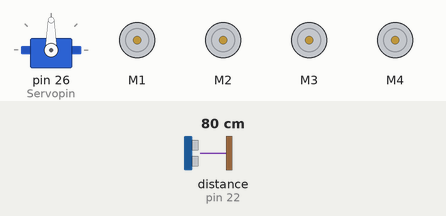
Bench run of a sketch on a simulated Arduino Mega 2560, built with avr-gcc and run on an emulated ATmega2560. Parts: servo, 4 × DC motor (green arrow = forward, orange = backward, longer = faster). Wiring (inferred from the names in the program): ultrasonic range finder: trigger pin 24; echo pin 22. Inputs (shaded band) come from the test bench; at power-on: distance to the obstacle (sensor on pin 22) 80 cm. The echo pulse lasts 58.3 µs per cm.

Above: at 0.05 s.
At 1.55 s:
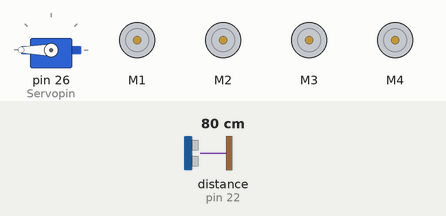
At 3.1 s:
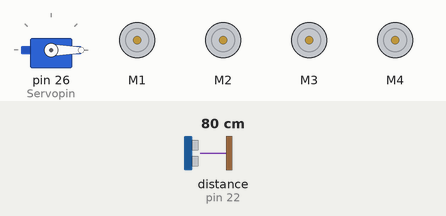
At 6.2 s:
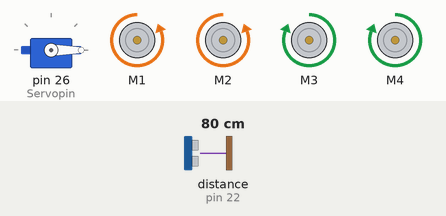
Timing chart, 0 to 8.1 s (numbered marks = the images above):
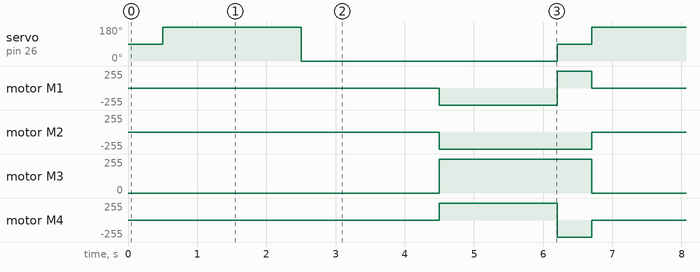

Measured:
- by itself, servo on pin 26 (Servopin): repeats every 6.2 s: 0° 3.7 s, 90° 0.50 s, 180° 2.0 s
- by itself, motor M1: repeats every 6.2 s: forward 255/255 0.50 s, stopped 4.0 s, backward 255/255 1.7 s
- by itself, motor M2: alternates backward 255/255 for 2.2 s and stopped for 4.0 s
- by itself, motor M3: alternates forward 255/255 for 2.2 s and stopped for 4.0 s
- by itself, motor M4: repeats every 6.2 s: backward 255/255 0.50 s, stopped 4.0 s, forward 255/255 1.7 s

The sketch:

motor_test_run.ino
```cpp
#include <AFMotor.h>
#include <Servo.h>

AF_DCMotor motor1(1);
AF_DCMotor motor2(2);
AF_DCMotor motor3(3);
AF_DCMotor motor4(4);

int trigPin = 24;
int echoPin = 22;

float distance;
float distanceToTarget;
float timeOut = 2 * (150 + 10) / 100 / 340 * 1000000;

float velocity = 0.56;
float left_ang_velocity = 211.5;
float right_ang_velocity = 205.5;
int sdt1 = 500;
int sdt2 = 1000;

bool obstacle = false;
float Dist_To_Obstacle;


Servo myServo;
int Servopin = 26;

void setup() {

  Serial.begin(9600);

  pinMode(trigPin, OUTPUT);
  pinMode(echoPin, INPUT);

  pinMode(Servopin, OUTPUT);
  myServo.attach(Servopin);

  motor1.setSpeed(255);
  motor2.setSpeed(255);
  motor3.setSpeed(255);
  motor4.setSpeed(255);
  motor1.run(RELEASE);
  motor2.run(RELEASE);
  motor3.run(RELEASE);
  motor4.run(RELEASE);
}

void loop() {
  myServo.write(90);
  delay(500);
  float left_dist, right_dist;

  Dist_To_Obstacle = Distance();
  while (Dist_To_Obstacle > 8) {
    forward2();
    Dist_To_Obstacle = Distance();
  }

  if (Dist_To_Obstacle <= 8) {

    Stop_1();

    myServo.write(180);
    left_dist = Distance();
    delay(2000);

    myServo.write(0);
    right_dist = Distance();
    delay(2000);

    if (left_dist <= 8 && right_dist > 8) {
      right1(90);
      forward2();
    }
    else if (right_dist <= 8 && left_dist > 8) {
      left1(90);
      forward2();
    }
    else if (right_dist <= 8 && left_dist <= 8) {
      left1(360);
      forward2();
    }
  }
}

/*void forward(float dist, float wv, int dt2) {

  float v;
  float Travel_Time;
  float Motor_Stop_Time = 0;
  bool obstacle = false;
  float Dist_To_Obstacle;
  //float Motor_Start_Time = millis();

  motor1.run(FORWARD);
  motor2.run(BACKWARD);
  motor3.run(FORWARD);
  motor4.run(BACKWARD);

  v = 0.3277 * wv - 2.77;
  Travel_Time = dist / v * 1000;

  float Motor_On_Time = millis() - Motor_Start_Time - Motor_Stop_Time;

  while (Motor_On_Time <= Travel_Time) {

    Motor_On_Time = millis() - Motor_Start_Time - Motor_Stop_Time;
    Dist_To_Obstacle = Distance();
    float initial_time = millis();

    while (Dist_To_Obstacle <= 8) {

      Stop_1();
      Dist_To_Obstacle = Distance();
      obstacle = true;

    }

    float final_time = millis();

    if (obstacle == true) {

      Motor_Stop_Time = Motor_Stop_Time + (final_time - initial_time);
      obstacle = false;

      motor1.run(BACKWARD);
      motor2.run(FORWARD);
      motor3.run(BACKWARD);
      motor4.run(FORWARD);

    }
  }

  Stop_1(); * /
  }*/

void forward1(float dist) {
  motor1.run(FORWARD);
  motor2.run(BACKWARD);
  motor3.run(FORWARD);
  motor4.run(BACKWARD);

  float dt = (dist / velocity) * 1000;

  delay(dt);
  Stop_1();
}

void backward1(float dist) {
  motor1.run(BACKWARD);
  motor2.run(FORWARD);
  motor3.run(BACKWARD);
  motor4.run(FORWARD);

  float dt = (dist / velocity) * 1000;

  delay(dt);
  Stop_1();
}

void right1(float angle) {
  motor1.run(FORWARD);
  motor2.run(FORWARD);
  motor3.run(BACKWARD);
  motor4.run(BACKWARD);

  float dt = (angle / right_ang_velocity) * 1000;

  delay(dt);
  Stop_1();
}

void left1(float angle) {
  motor1.run(BACKWARD);
  motor2.run(BACKWARD);
  motor3.run(FORWARD);
  motor4.run(FORWARD);

  float dt = (angle / left_ang_velocity) * 1000;

  delay(dt);
  Stop_1();
}

void forward2() {
  motor1.run(FORWARD);
  motor2.run(BACKWARD);
  motor3.run(FORWARD);
  motor4.run(BACKWARD);
}

void backward2() {
  motor1.run(BACKWARD);
  motor2.run(FORWARD);
  motor3.run(BACKWARD);
  motor4.run(FORWARD);
}

void left2(int dt) {
  motor1.run(BACKWARD);
  motor2.run(BACKWARD);
  motor3.run(FORWARD);
  motor4.run(FORWARD);
  delay(dt);
}

void right2(int dt) {
  motor1.run(FORWARD);
  motor2.run(FORWARD);
  motor3.run(BACKWARD);
  motor4.run(BACKWARD);
  delay(dt);
}

void Stop(int dt) {

  motor1.run(RELEASE);
  motor2.run(RELEASE);
  motor3.run(RELEASE);
  motor4.run(RELEASE);
  delay(dt);

}

void Stop_1() {

  motor1.run(RELEASE);
  motor2.run(RELEASE);
  motor3.run(RELEASE);
  motor4.run(RELEASE);

}


unsigned int ping() {

  unsigned int test_time;

  digitalWrite(trigPin, LOW);
  delayMicroseconds(2);
  digitalWrite(trigPin, HIGH);
  delayMicroseconds(20);
  digitalWrite(trigPin, LOW);
  test_time = pulseIn(echoPin, HIGH, timeOut);

  return test_time;

}
float Distance() {

  unsigned int test_time;
  float distance;
  float distanceToTarget;

  test_time = ping();
  distance = (test_time * 1234.*1000.*100) / (3600.*1000000);
  distanceToTarget = distance / 2;

  /*Serial.print("Distance to target is: ");
    Serial.print(distanceToTarget);
    Serial.println(" centimeters. ");
    delay(500);*/

  return distanceToTarget;

}
```
